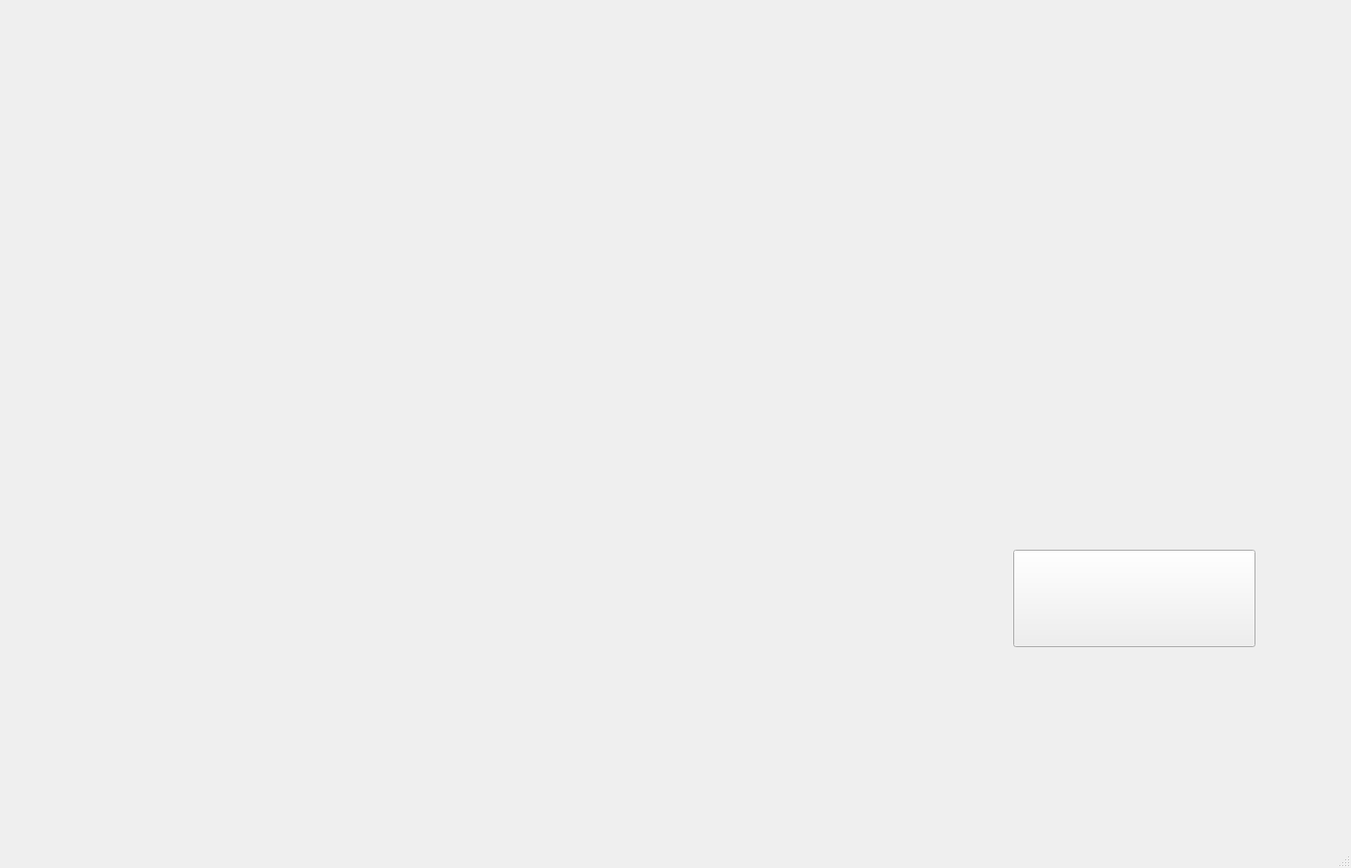
<?xml version="1.0" encoding="UTF-8"?>
<ui version="4.0">
 <class>renjiui</class>
 <widget class="QMainWindow" name="renjiui">
  <property name="geometry">
   <rect>
    <x>0</x>
    <y>0</y>
    <width>1400</width>
    <height>900</height>
   </rect>
  </property>
  <property name="windowTitle">
   <string>MainWindow</string>
  </property>
  <widget class="QWidget" name="centralwidget">
   <widget class="QPushButton" name="pushButton">
    <property name="geometry">
     <rect>
      <x>1050</x>
      <y>570</y>
      <width>251</width>
      <height>101</height>
     </rect>
    </property>
    <property name="font">
     <font>
      <pointsize>27</pointsize>
     </font>
    </property>
    <property name="styleSheet">
     <string notr="true">border-image: url(:/new/prefix1/img/jinruchengxu.png);</string>
    </property>
    <property name="text">
     <string/>
    </property>
   </widget>
  </widget>
  <widget class="QMenuBar" name="menubar">
   <property name="geometry">
    <rect>
     <x>0</x>
     <y>0</y>
     <width>1400</width>
     <height>27</height>
    </rect>
   </property>
  </widget>
  <widget class="QStatusBar" name="statusbar"/>
 </widget>
 <resources/>
 <connections/>
</ui>
